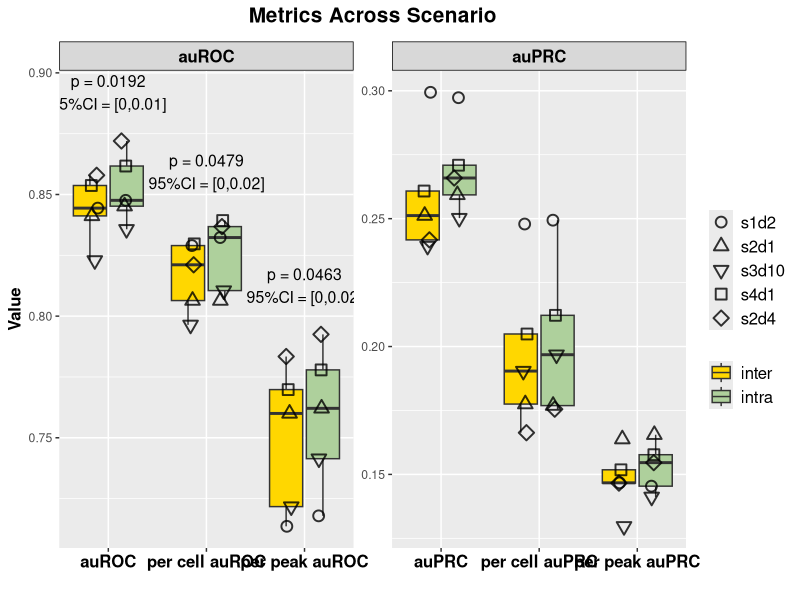
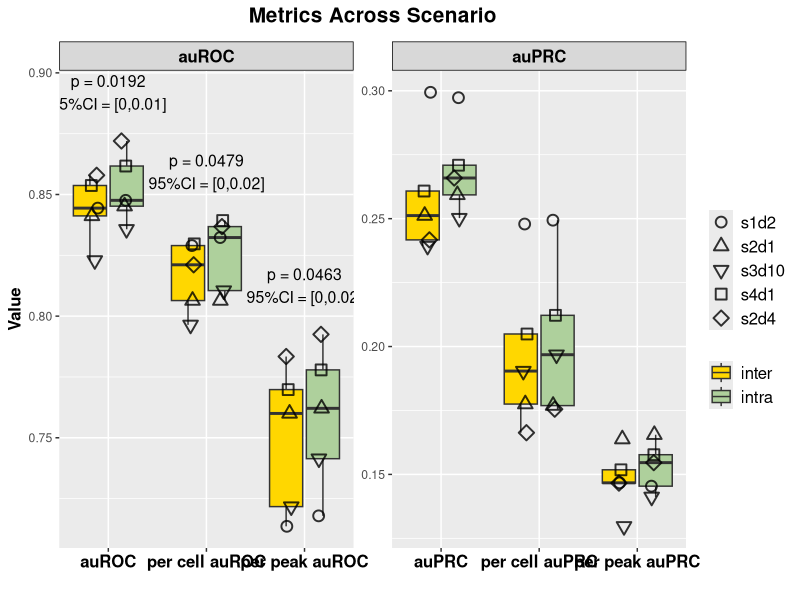

Write R code to recreate these figures, in order.
library(ggplot2)
library(readr)
library(dplyr)
library(tidyr)
library(purrr)
library(jsonlite)


df <- read_csv("test_r4_intrainter_auc.csv")
r=4
# Convert Metric & Scenario & Dataset to factor and specify the order
df$Metric <- factor(df$Metric, levels = c("auROC", "per cell auROC", "per peak auROC", 
                                          "auPRC", "per cell auPRC", "per peak auPRC"))
df$Scenario<-factor(df$Scenario,levels=c('inter','intra'))
df$Dataset<-factor(df$Dataset,levels = c('s1d2','s2d1','s3d10','s4d1','s2d4'))

#################################### facet ######################################
# Add 2 new column to group auROC(overall,per-cell,per-peak) and auPRC(overall,per-cell,per-peak),respectively

df <- df %>%
  mutate(MetricType = ifelse(grepl("auROC", Metric), "auROC", "auPRC"))%>%
  mutate(MetricType = factor(MetricType, levels = c("auROC", "auPRC")))

#######################################################
y_pos <- df %>% 
  group_by(Metric) %>% 
  summarise(max_val = max(Value))

perform_tests <- function(differences, digits_round = r,
                          exact = FALSE, correct = TRUE) {
  d <- differences[is.finite(differences)]
  if (!is.null(digits_round)) d <- round(d, digits_round)  # 固化 ties（关键！）
  
  n <- length(d)
  if (n < 2) return(list(p_value = NA_real_, test_method = "insufficient_n"))
  
  if (sd(d) == 0) {
    if (all(abs(d) < .Machine$double.eps)) {
      return(list(p_value = 1, test_method = "no-diff"))
    } else {
      # 常数非零，用精确符号检验（强烈建议报告这个 p，一眼看方向占比）
      k <- sum(d > 0); n_nonzero <- sum(d != 0)
      p <- binom.test(k, n_nonzero, p = 0.5, alternative = "two.sided")$p.value
      return(list(p_value = p, test_method = "Sign test (binom)"))
    }
  }
  # 非常数向量再做 Shapiro；n>=3 才有意义
  shapiro_p <- if (n >= 3) {
    tryCatch(shapiro.test(d)$p.value, error = function(e) NA_real_)
  } else NA_real_
  
  if (!is.na(shapiro_p) && shapiro_p > 0.05) {
    # 配对 t 等价于对差值做单样本 t：mu=0
    p <- t.test(d, mu = 0)$p.value
    return(list(p_value = p, test_method = "paired t-test"))
  } else {
    # 非正态或样本太少：Wilcoxon，考虑 ties
    p <- suppressWarnings(wilcox.test(d,alternative = "two.sided",mu = 0, exact = FALSE, correct = TRUE)$p.value)
    return(list(p_value = p, test_method = "Wilcoxon signed-rank"))
  }
}



# Calculate statistical results
annotation_df <- df %>%
  pivot_wider(names_from = Scenario, values_from = Value) %>%
  mutate(diff =  intra - inter) %>%
  group_by(Metric) %>%
  summarise(
    mean_diff = mean(diff, na.rm = TRUE),
    se_diff = sd(diff, na.rm = TRUE) / sqrt(n()),
    lower_ci = mean_diff - qt(0.975, df = n()-1) * se_diff,
    upper_ci = mean_diff + qt(0.975, df = n()-1) * se_diff,
    test= list(perform_tests(diff)),
    .groups = "drop"
  ) %>%
  mutate(
    p_value = as.numeric(purrr::map_dbl(test, "p_value")),
    test_method = purrr::map_chr(test, "test_method"),
    p_value_label=ifelse(p_value < 0.05,
                           paste0("p = ", signif(p_value, digits = 3)
                                  ),NA_character_))%>%
  mutate(MetricType = factor(case_when(
    grepl("auROC", Metric) ~ "auROC",
    grepl("auPRC", Metric) ~ "auPRC"),
    levels = c("auROC", "auPRC")))

# Merge the MetricType and Y-axis position information
annotation_df <- left_join(annotation_df, y_pos, by = "Metric")
annotation_df$y_position <- ifelse(annotation_df$p_value < 0.05,
                                   annotation_df$max_val + 0.02, 
                                   NA_real_) 



out <- annotation_df %>%
  mutate(test = map_chr(test, ~ toJSON(.x, auto_unbox = TRUE)))
write_csv(out, paste0('intrainter_aucprc_r',r,"_test.csv"))




ggplot(df, aes(x = Metric, y = Value,)) +
  geom_boxplot(aes(group = interaction(Metric, Scenario), fill = Scenario), 
               alpha = 1, outlier.shape = NA) + 
  geom_jitter(
    aes(group = interaction(Metric, Scenario), shape = Dataset),
    position = position_jitterdodge(
      jitter.width = 0.3,   # 控制抖动幅度
      dodge.width = 0.6     # 控制不同 Scenario 的间距
    ),size = 3,alpha = 0.8,color = "black",stroke = 1)+
  scale_fill_manual(values = c("intra" = "#aed09c", "inter" = "#FFD700")) + 
  scale_shape_manual(
    values = c(
      "s1d2" = 1,   
      "s2d1" = 2,   
      "s2d4" = 5,   
      "s4d1" = 0,   
      "s3d10" = 6   
    ))+
  scale_x_discrete(expand = expansion(add = c(0.5, 0.5))) +  
  guides(shape = guide_legend(order = 1), fill = guide_legend(order = 2)) + 
  facet_wrap(~MetricType, scales = "free")+
  theme_set(theme_bw())+
  # theme_minimal() +
  theme(
    axis.text.x = element_text(angle = 0, hjust = 0.5, size = 12, face = "bold", color = "black", margin = margin(t =2)),
    axis.title = element_text(size = 12, color = "black", face = "bold"),
    legend.title = element_blank(),
    plot.title = element_text(hjust = 0.5, size = 15, face = "bold",margin = margin(b = 10)),
    legend.text = element_text(size = 12),
    strip.background = element_rect(fill = rgb(0.5, 0.5, 0.5, 0.3),color = "black", size = 0.5),  
    strip.text = element_text(size = 12, face = "bold", color = "black"),  
    strip.text.x = element_text(size = 12, face = "bold",color = "black"), 
  ) +
  labs(title = "Metrics Across Scenario", x = "", y = "Value") +
  geom_text(
    data = annotation_df[annotation_df$p_value<0.05,],
    aes(x = Metric, y = y_position,group = MetricType,  
        label = paste0(p_value_label, "\n95%CI = [", 
                       round(lower_ci, 2), ",", 
                       round(upper_ci, 2), "]")),
    inherit.aes = FALSE,size = 4,
    color = "black",hjust = 0.5)

ggsave(paste0("intrainter_auc_r",r,'.pdf'), plot = last_plot(), 
       width = 10, height = 6, units = "in",dpi = 300)
